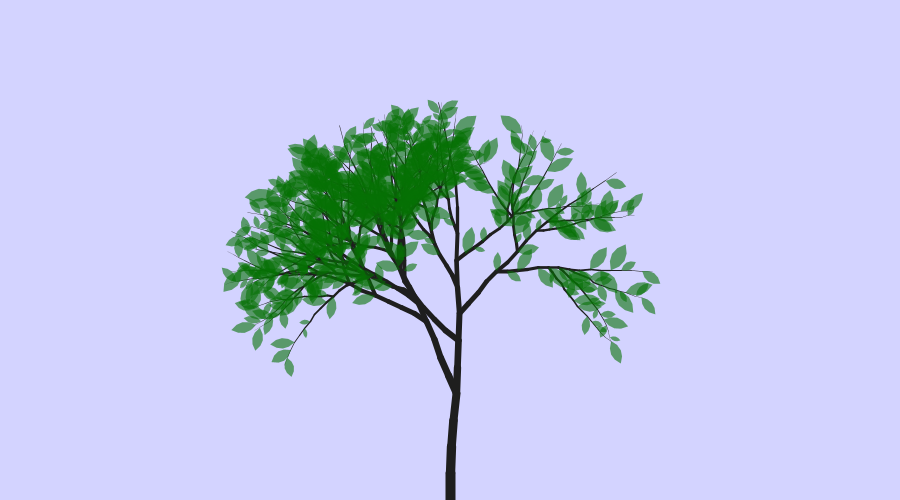
Frame 1 (no input)
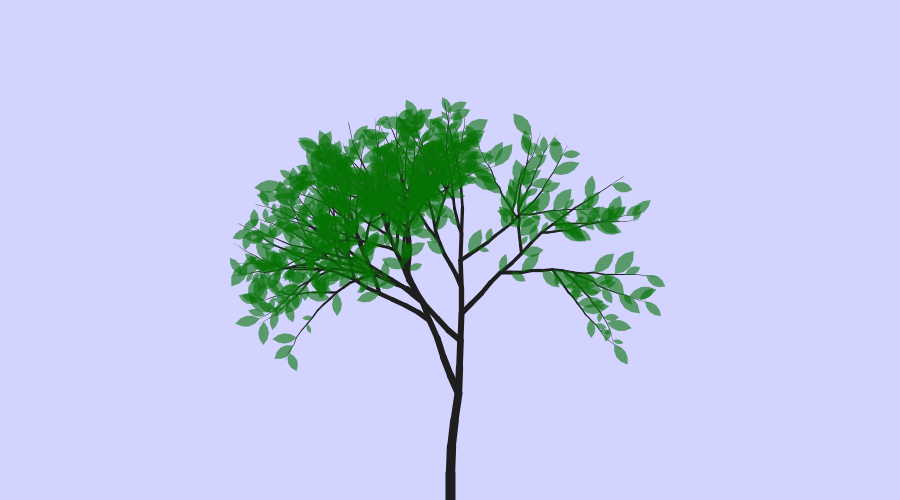
Frame 60 (the mouse pressed at the canvas centre just before this capture)
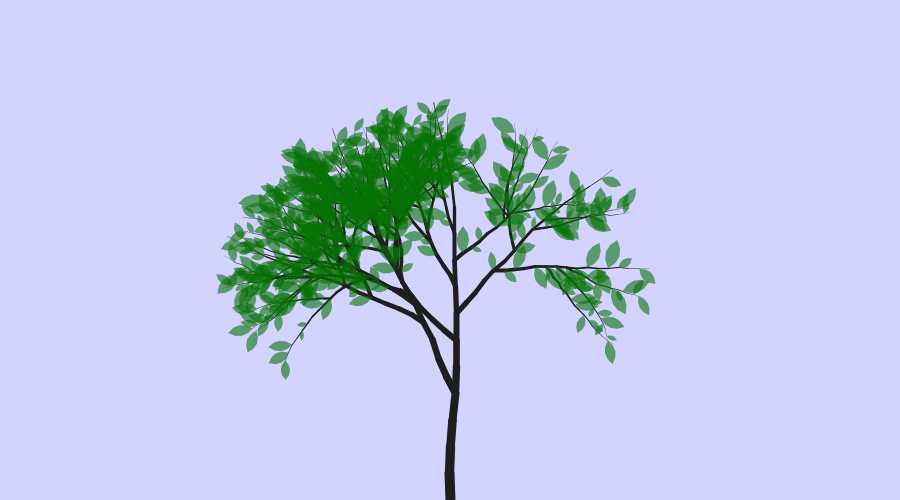
Frame 120 (the mouse held since frame 60 and released just before this capture)

The Processing sketch that drew these frames (run headless with seeded random() and noise(); from frame 60 on, the mouse is pressed at the canvas centre):

// Processing sketch: skyAndLeaves
// ── skyAndLeaves.pde
float transparency = 150;
color leafColor = color(5,113,3,transparency);
color veinColor = color(5,113,3,transparency/2);
color branchColor = color(30);
color skyColor = color(211,211,255);

int width = 900;
int height = 500;

//branch controls
int nTrees = 1; //the number of trees
int nSegments = 15;
float totalBranchLength = 400;
float maxBranchThickness = 10;
float minBranchThickness = 2; 
float minSpawnDistance = .2; //this controls how far the branch will grow before splitting
float branchSpawnOdds = .8;   //the odds of a branch growing there
float mindThetaSplit = PI*.1;
float maxdThetaSplit = PI*.3;
float maxdThetaWander = PI/20;


//leaf controls
float minLength = 10; //leaf length
float maxLength = 30; //leaf length
float minWidth = .4;  //leaf width as a factor of length
float maxWidth = .5;  //leaf width as a factor of length
float maxBranchSizeForLeaves = 4;
float leafSpawnOdds = .7;

branch[] branches;

boolean pauseWind = false;
boolean drawWind = false;
boolean drawVeins = false;
boolean blackLeaves = false;

//int width = 1680;
//int height = 1050;

void setup(){
  size(900, 500);
  frameRate(30);
  smooth();
  noStroke();

  
  windDirection = 0;
  windVelocity = 0;
  defineLeafOutline();
  defineVeins();
  
  generateBranches();
}


void draw(){
  background(skyColor);
  
  if(!pauseWind)
    updateWind();

  //draw branches
  stroke(branchColor);
  for(int i = 0; i<nTrees; i++)
    branches[i].drawBranch(new float[]{(1+i)*(width/(1+nTrees)), height});

  noStroke();
  if(blackLeaves)
    fill(0,0,0,transparency);
  else
    fill(leafColor);
  //draw leaves
  for(int i = 0; i<nTrees; i++)
    branches[i].drawLeaves(new float[]{(1+i)*(width/(1+nTrees)), height});
  
  //move in the wind!
  for(int i = 0; i<nTrees; i++)
    branches[i].rotateDueToWind();
  
  //draw the wind line
  if(drawWind){
    stroke(0);
    int dx= 100;
    int dy = 100;
    line(dx,dy,dx+50*windVelocity*cos(windDirection),dy+50*windVelocity*sin(windDirection));
    noStroke();
    fill(0);
    ellipse(dx,dy,3,3);
  }
}

// ── UI.pde
void mouseClicked(){
  generateBranches();
  windDirection = random(TWO_PI);
  
}

void keyTyped(){
  if(key == 'm')
    drawWind = !drawWind;
  if(key== 'n')
    drawVeins = !drawVeins;
  if(key=='c')
    blackLeaves = !blackLeaves;
    
  if(key == 'p'){
    pauseWind = !pauseWind;
    if(pauseWind)
      windVelocity = 0;
  }

  if(key == '='){
    if(transparency<240){
      transparency +=10;
      leafColor = color(5,113,3,transparency);
    }
    println("transparency: "+transparency);
  }
  if(key == '-'){
    if(transparency>0){
      transparency -=10;
      leafColor = color(5,113,3,transparency);
    }
    println("transparency: "+transparency);
  }
  
  //more/less wiggly
  if(key=='q'){
    if(maxdThetaWander==0)
      maxdThetaWander = .01;
    maxdThetaWander = maxdThetaWander*1.2;
    generateBranches();
  }
  if(key=='a'){
    maxdThetaWander = maxdThetaWander/1.2;
    generateBranches();
  }
  
  //more/less branches
  if(key=='w'){
    if(branchSpawnOdds<1)
      branchSpawnOdds += .1;
    generateBranches();
  }
  if(key=='s'){
    if(branchSpawnOdds>0)
      branchSpawnOdds -= .1;
    generateBranches();    
  }

  
  //fatter/thinner branches
  if(key=='e'){
    maxBranchThickness = maxBranchThickness*1.2;
    maxBranchSizeForLeaves = maxBranchSizeForLeaves*1.2;
    minBranchThickness = minBranchThickness*1.2;
    generateBranches();
  }
  if(key=='d'){
    maxBranchThickness = maxBranchThickness/1.2;
    maxBranchSizeForLeaves = maxBranchSizeForLeaves/1.2;
    minBranchThickness = minBranchThickness/1.2;
    generateBranches();
  }

  //more/less leaves
  if(key=='r'){
    if(leafSpawnOdds<1)
      leafSpawnOdds += .1;
    generateBranches();
  }
  if(key=='f'){
    if(leafSpawnOdds>0)
      leafSpawnOdds -= .1;
    generateBranches();    
  }
  
  //bigger/smaller leaves
  if(key=='t'){
    minLength = minLength*1.2; //leaf length
    maxLength = maxLength*1.2; //leaf length
    generateBranches();
  }
  if(key=='g'){
    minLength = minLength/1.2; //leaf length
    maxLength = maxLength/1.2; //leaf length
    generateBranches();
  }
  
  if(key =='['){
    if(nLeafPoints > 6){
      nLeafPoints-=2;
      defineLeafOutline();
      defineVeins();
      println("nLeafPoints: "+nLeafPoints);
    }
  }
  if(key ==']'){
    nLeafPoints+=2;
    defineLeafOutline();
    defineVeins();
    println("nLeafPoints: "+nLeafPoints);
  }
  
  //reset
  if(key =='z'){
    totalBranchLength = 400;
    maxBranchThickness = 10;
    maxBranchSizeForLeaves = 4;
    minBranchThickness = 2; 
    minSpawnDistance = .2;
    branchSpawnOdds = .8; 
    mindThetaSplit = PI*.1;
    maxdThetaSplit = PI*.3;
    maxdThetaWander = PI/20;
    minLength = 10; //leaf length
    maxLength = 30; //leaf length
    minWidth = .4;  //leaf width as a factor of length
    maxWidth = .5;  //leaf width as a factor of length
    maxBranchSizeForLeaves = 4;
    leafSpawnOdds = .7;
    generateBranches();
  }

  //hand-picked tree types!
  if(key =='1'){
    totalBranchLength = 400;
    maxBranchThickness = 10;
    maxBranchSizeForLeaves = 4;
    minBranchThickness = 2; 
    minSpawnDistance = .2;
    branchSpawnOdds = .8; 
    mindThetaSplit = PI/2;
    maxdThetaSplit = PI/2;
    maxdThetaWander = 0;
    minLength = 10; //leaf length
    maxLength = 30; //leaf length
    minWidth = .4;  //leaf width as a factor of length
    maxWidth = .5;  //leaf width as a factor of length
    maxBranchSizeForLeaves = 4;
    leafSpawnOdds = .7;
    generateBranches();
  }
  if(key =='2'){
    totalBranchLength = 400;
    maxBranchThickness = 10;
    maxBranchSizeForLeaves = 4;
    minBranchThickness = 2; 
    minSpawnDistance = .2;
    branchSpawnOdds = .8; 
    mindThetaSplit = PI/3;
    maxdThetaSplit = PI/3;
    maxdThetaWander = 0;
    minLength = 10; //leaf length
    maxLength = 30; //leaf length
    minWidth = .4;  //leaf width as a factor of length
    maxWidth = .5;  //leaf width as a factor of length
    maxBranchSizeForLeaves = 4;
    leafSpawnOdds = .7;
    generateBranches();
  }
  if(key =='3'){
    totalBranchLength = 400;
    maxBranchThickness = 10;
    maxBranchSizeForLeaves = 4;
    minBranchThickness = 2; 
    minSpawnDistance = .2;
    branchSpawnOdds = .8; 
    mindThetaSplit = PI/4;
    maxdThetaSplit = PI/4;
    maxdThetaWander = 0;
    minLength = 10; //leaf length
    maxLength = 30; //leaf length
    minWidth = .4;  //leaf width as a factor of length
    maxWidth = .5;  //leaf width as a factor of length
    maxBranchSizeForLeaves = 4;
    leafSpawnOdds = .7;
    generateBranches();
  }
  if(key =='4'){
    totalBranchLength = 400;
    maxBranchThickness = 10;
    maxBranchSizeForLeaves = 4;
    minBranchThickness = 2; 
    minSpawnDistance = .1;
    branchSpawnOdds = .3; 
    mindThetaSplit = 0;
    maxdThetaSplit = PI/4;
    maxdThetaWander = PI/4;
    minLength = 10; //leaf length
    maxLength = 30; //leaf length
    minWidth = .4;  //leaf width as a factor of length
    maxWidth = .5;  //leaf width as a factor of length
    maxBranchSizeForLeaves = 4;
    leafSpawnOdds = .7;
    generateBranches();
  }
  
  if(key =='5'){
    totalBranchLength = 400;
    maxBranchThickness = 40;
    minBranchThickness = 2; 
    minSpawnDistance = .5;
    branchSpawnOdds = .3; 
    mindThetaSplit = 0;
    maxdThetaSplit = PI/2;
    maxdThetaWander = PI/4;
    minLength = 10; //leaf length
    maxLength = 30; //leaf length
    minWidth = .4;  //leaf width as a factor of length
    maxWidth = .5;  //leaf width as a factor of length
    maxBranchSizeForLeaves = 4;
    leafSpawnOdds = .4;
    generateBranches();
  }
  
  if(key =='6'){
    totalBranchLength = 400;
    maxBranchThickness = 5;
    minBranchThickness = 2; 
    minSpawnDistance = .1;
    branchSpawnOdds = .2; 
    mindThetaSplit = 0;
    maxdThetaSplit = .3;
    maxdThetaWander = PI/30;
    minLength = 30; //leaf length
    maxLength = 60; //leaf length
    minWidth = .1;  //leaf width as a factor of length
    maxWidth = .2;  //leaf width as a factor of length
    maxBranchSizeForLeaves = 4;
    leafSpawnOdds = .7;
    generateBranches();
  }
  
  if(key =='7'){
    totalBranchLength = 400;
    maxBranchThickness = 5;
    maxBranchSizeForLeaves = 1;
    minBranchThickness = .5; 
    minSpawnDistance = .7;
    branchSpawnOdds = 1; 
    mindThetaSplit = 0;
    maxdThetaSplit = PI/6;
    maxdThetaWander = PI/30;
    minLength = 30; //leaf length
    maxLength = 60; //leaf length
    minWidth = .3;  //leaf width as a factor of length
    maxWidth = .5;  //leaf width as a factor of length
    leafSpawnOdds = 1;
    generateBranches();
  }
  
}


// ── branches.pde
void generateBranches(){
  branches = new branch[nTrees];
  for(int i = 0; i<nTrees; i++)
    branches[i] = new branch(-1,3*PI/2, totalBranchLength, maxBranchThickness);
}


class branch{
  float x, y, theta, startingThickness;
  float theta0;
  float[] thetas;
  int index = -1; //this tells what segment the branch has spawned at.
              // if it's -1, it's the root.
  float segmentLength;
  ArrayList myChildren;
  ArrayList myLeaves;
  
  //this one's to generate a parent branch!
  branch(int index0, float thetaI, float totalLength, 
             float startingThickness0){
    index = index0;
    myChildren = new ArrayList();
    myLeaves = new ArrayList();
    segmentLength = totalLength/nSegments;
    startingThickness = startingThickness0;
    
    theta0 = thetaI;
    thetas = new float[nSegments]; //r,theta
    thetas[0] = theta0;
    for(int i=1; i<nSegments; i++){
      thetas[i] = thetas[i-1]+randomSign()*random(maxdThetaWander);
    }
    
    //this'll spawn the baby branches!
    for(int i=1; i<nSegments; i++){
      if(startingThickness*(1-(float)i/nSegments)> minBranchThickness &&
         (float)i/nSegments > minSpawnDistance &&
          random(1)<branchSpawnOdds){//add a baby!
            myChildren.add(new branch(i, thetas[i]+randomSign()*random(mindThetaSplit, maxdThetaSplit),
                                      totalLength*(1-(float)i/nSegments),
                                      startingThickness*(1-(float)i/nSegments)));
          }
    }
    
    //this'll add leaves!
    for(int i=1; i<nSegments; i++){
      if(startingThickness*(1-(float)i/nSegments)< maxBranchSizeForLeaves &&
         random(1)<leafSpawnOdds)
         myLeaves.add(new leaf(thetas[i],i));
    }
  }

  //gives the location of the nth node
  float[] getCoordsOf(int n){
    float x2 = x;
    float y2 = y;
    for(int i=0; i<n; i++){
      x2 += segmentLength*cos(thetas[i]);
      y2 += segmentLength*sin(thetas[i]);
    }
    return new float[]{x2,y2};
  }
  
  void rotate(float dTheta){
    //rotate myself
    for(int i=0; i<nSegments; i++)
      thetas[i]+=dTheta;
    //rotate my leaves
    for(int i=0; i<myLeaves.size(); i++)
      ((leaf)myLeaves.get(i)).rotate(dTheta);
    //rotate my children
    for(int i=0; i<myChildren.size(); i++)
      ((branch)myChildren.get(i)).rotate(dTheta);
  }
  
  void rotateDueToWind(){
    float dThetaWind = (thetas[0]-windDirection);
    float dThetaBranch = (thetas[0]-theta0);
    
    if(dThetaWind>PI)
      dThetaWind = -(TWO_PI-dThetaWind);
    else if(dThetaWind<-PI)
      dThetaWind = TWO_PI+dThetaWind;

    if(dThetaBranch>PI)
      dThetaBranch = -(TWO_PI-dThetaBranch);
    else if(dThetaBranch<-PI)
      dThetaBranch = TWO_PI+dThetaBranch;
    
    float forceOfBranch = -(thetas[0]-theta0)*startingThickness/maxBranchThickness;
    float forceOfWind = -windVelocity*sin(dThetaWind)/10;
    //this moves the branch
    rotate((forceOfBranch+forceOfWind)/20);

    //this moves the leaves!
    for(int i=0; i<myLeaves.size(); i++)
      ((leaf)myLeaves.get(i)).moveFromWind();

    //this'll rotate the children
    for(int i=0; i<myChildren.size(); i++)
      ((branch)myChildren.get(i)).rotateDueToWind();
  }
  
  void drawBranch(float[] coords){
    x = coords[0];
    y = coords[1];
    float x1 = x;
    float y1 = y;
    float x2,y2;
    for(int i=0; i<nSegments; i++){
      x2 = x1+segmentLength*cos(thetas[i]);
      y2 = y1+segmentLength*sin(thetas[i]);
      strokeWeight(startingThickness*(1-(float)i/nSegments));
      line(x1,y1,x2,y2);
      x1 = x2;
      y1 = y2;
    }
    //draw children
    for(int i=0; i<myChildren.size(); i++)
      ((branch)myChildren.get(i)).drawBranch(getCoordsOf(((branch)myChildren.get(i)).index));
  }
  
  void drawLeaves(float[] coords){
    for(int i=0; i<myLeaves.size(); i++)
      ((leaf)myLeaves.get(i)).draw(getCoordsOf(((leaf)myLeaves.get(i)).index));
    //draw children's leaves
    for(int i=0; i<myChildren.size(); i++)
      ((branch)myChildren.get(i)).drawLeaves(coords);
  }
}


int randomSign(){ //returns +1 or -1
  float num = random(-1,1);
  if(num==0)
    return -1;
  else
    return (int)(num/abs(num));
}

// ── leafGraphics.pde
int nLeafPoints = 8;
float[] xOutline;
float[] yOutline;
void defineLeafOutline(){
  xOutline = new float[nLeafPoints];
  yOutline = new float[nLeafPoints];
  for(int i=0; i<=nLeafPoints/2;i++){
    xOutline[i] = 2*i/(float)(nLeafPoints);
    yOutline[i] = (-pow((xOutline[i]-.5),2)+.25)*2;
    
    if(i>0 && i<=nLeafPoints/2){
      xOutline[nLeafPoints-i] = xOutline[i];
      yOutline[nLeafPoints-i] = -yOutline[i];
    }
  }
}

float[] xVeins;
float[] yVeins;
void defineVeins(){
  xVeins = new float[8];
  yVeins = new float[8];
  xVeins[0] = .2;
  xVeins[1] = .25;
  xVeins[2] = .4;
  xVeins[3] = .47;
  xVeins[4] = .6;
  xVeins[5] = .65;
  xVeins[6] = .8;
  xVeins[7] = .85;
  
  yVeins[0] = 0;
  yVeins[1] = .3;
  yVeins[2] = 0;
  yVeins[3] = .45;
  yVeins[4] = 0;
  yVeins[5] = .35;
  yVeins[6] = 0;
  yVeins[7] = .2;
}


float tempx;
float tempy;
//leafWidth is a fraction of leafLength
void drawLeaf(float x, float y, float leafLength, float leafWidth, float direction){
  beginShape();
  for(int i=0; i<xOutline.length;i++){
    tempx = xOutline[i]*cos(direction)*leafLength-yOutline[i]*sin(direction)*leafWidth*leafLength;
    tempy = xOutline[i]*sin(direction)*leafLength+yOutline[i]*cos(direction)*leafWidth*leafLength;
    vertex(x+tempx,y+tempy);
  }
  endShape(CLOSE);
}


float vx1,vx2,vy1,vy2;
void drawVeins(float x, float y, float leafLength, float leafWidth, float direction){
//  strokeWeight(leafLength/40);
  strokeWeight(1);
  stroke(leafColor);
  line(x,y,x+cos(direction)*leafLength,y+sin(direction)*leafLength);
  for(int i=0; i<4; i++){
    vx1 = xVeins[i*2]*cos(direction)*leafLength-yVeins[i*2]*sin(direction)*leafWidth*leafLength;
    vx2 = xVeins[i*2+1]*cos(direction)*leafLength-yVeins[i*2+1]*sin(direction)*leafWidth*leafLength;
    vy1 = xVeins[i*2]*sin(direction)*leafLength+yVeins[i*2]*cos(direction)*leafWidth*leafLength;
    vy2 = xVeins[i*2+1]*sin(direction)*leafLength+yVeins[i*2+1]*cos(direction)*leafWidth*leafLength;
    line(x+vx1,y+vy1,x+vx2,y+vy2);
    vx1 = xVeins[i*2]*cos(direction)*leafLength+yVeins[i*2]*sin(direction)*leafWidth*leafLength;
    vx2 = xVeins[i*2+1]*cos(direction)*leafLength+yVeins[i*2+1]*sin(direction)*leafWidth*leafLength;
    vy1 = xVeins[i*2]*sin(direction)*leafLength-yVeins[i*2]*cos(direction)*leafWidth*leafLength;
    vy2 = xVeins[i*2+1]*sin(direction)*leafLength-yVeins[i*2+1]*cos(direction)*leafWidth*leafLength;
    line(x+vx1,y+vy1,x+vx2,y+vy2);
  }
}

// ── leaves.pde
class leaf{
  float theta0,dTheta,myWidth,myLength;
  int index;
  leaf(float thetaBranch, int index0){
    theta0 = thetaBranch+randomSign()*random(PI/6,PI/3);
    dTheta = 0;
    myWidth = random(minWidth,maxWidth);
    myLength = random(minLength,maxLength);
    index = index0;
  }

  void moveFromWind(){
    float dThetaWind = (((theta0+dTheta)-windDirection)%TWO_PI);
    if(dThetaWind>PI)
      dThetaWind = -(TWO_PI-dThetaWind);
    else if(dThetaWind<-PI)
      dThetaWind = TWO_PI+dThetaWind;

    theta0 = (theta0+TWO_PI)%TWO_PI;

    float forceOfLeaf = -(dTheta)/PI;
    float forceOfWind = -windVelocity*sin(dThetaWind);

    dTheta += (forceOfLeaf+forceOfWind)/15;
  }
  
  void rotate(float deltaTheta){
    dTheta+=deltaTheta;
  }

  void draw(float x, float y){
//    line(x,y,x+myLength*cos(theta0+dTheta),y+myLength*sin(theta0+dTheta));
    drawLeaf(x, y, myLength, myWidth, theta0+dTheta);
    if(drawVeins)
      drawVeins(x, y, myLength, myWidth, theta0+dTheta);
  }

  
  void draw(float[] coord){
    draw(coord[0],coord[1]);
  }
}


// ── wind.pde
float windDirection;
float windVelocity;
float velIncrement = 0.04;
float velOff = 0;
void updateWind(){
  velOff+= velIncrement;
  windDirection = (windDirection+random(-1,-1)*.001+TWO_PI)%TWO_PI;
  windVelocity = 2*noise(velOff)-1;
}
